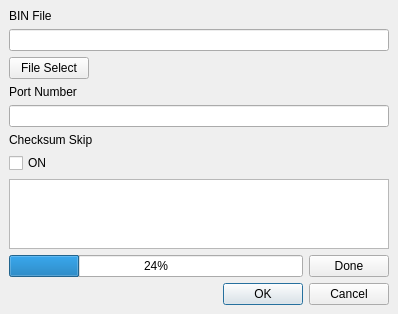
<?xml version="1.0" encoding="UTF-8"?>
<ui version="4.0">
 <class>Main</class>
 <widget class="QMainWindow" name="Main">
  <property name="geometry">
   <rect>
    <x>0</x>
    <y>0</y>
    <width>398</width>
    <height>314</height>
   </rect>
  </property>
  <property name="windowTitle">
   <string>MainWindow</string>
  </property>
  <widget class="QWidget" name="centralwidget">
   <layout class="QHBoxLayout" name="horizontalLayout">
    <item>
     <layout class="QVBoxLayout" name="Outter_Layout" stretch="0,0,0,0,0,0,0,0,0,0,0">
      <property name="sizeConstraint">
       <enum>QLayout::SetDefaultConstraint</enum>
      </property>
      <item>
       <widget class="QLabel" name="label">
        <property name="sizePolicy">
         <sizepolicy hsizetype="Fixed" vsizetype="Fixed">
          <horstretch>0</horstretch>
          <verstretch>0</verstretch>
         </sizepolicy>
        </property>
        <property name="text">
         <string>BIN File</string>
        </property>
       </widget>
      </item>
      <item>
       <widget class="QLineEdit" name="lineEdit"/>
      </item>
      <item>
       <widget class="QPushButton" name="pushButton">
        <property name="sizePolicy">
         <sizepolicy hsizetype="Fixed" vsizetype="Fixed">
          <horstretch>0</horstretch>
          <verstretch>0</verstretch>
         </sizepolicy>
        </property>
        <property name="text">
         <string>File Select</string>
        </property>
       </widget>
      </item>
      <item>
       <widget class="QLabel" name="label_2">
        <property name="sizePolicy">
         <sizepolicy hsizetype="Preferred" vsizetype="Fixed">
          <horstretch>0</horstretch>
          <verstretch>0</verstretch>
         </sizepolicy>
        </property>
        <property name="text">
         <string>Port Number</string>
        </property>
       </widget>
      </item>
      <item>
       <widget class="QLineEdit" name="lineEdit_2"/>
      </item>
      <item>
       <widget class="QLabel" name="label_3">
        <property name="sizePolicy">
         <sizepolicy hsizetype="Preferred" vsizetype="Fixed">
          <horstretch>0</horstretch>
          <verstretch>0</verstretch>
         </sizepolicy>
        </property>
        <property name="text">
         <string>Checksum Skip</string>
        </property>
       </widget>
      </item>
      <item>
       <widget class="QCheckBox" name="checkBox">
        <property name="sizePolicy">
         <sizepolicy hsizetype="Minimum" vsizetype="Fixed">
          <horstretch>0</horstretch>
          <verstretch>0</verstretch>
         </sizepolicy>
        </property>
        <property name="text">
         <string>ON</string>
        </property>
       </widget>
      </item>
      <item>
       <spacer name="verticalSpacer">
        <property name="orientation">
         <enum>Qt::Vertical</enum>
        </property>
        <property name="sizeHint" stdset="0">
         <size>
          <width>20</width>
          <height>40</height>
         </size>
        </property>
       </spacer>
      </item>
      <item>
       <widget class="QTextEdit" name="textEdit"/>
      </item>
      <item>
       <layout class="QHBoxLayout" name="horizontalLayout_2">
        <item>
         <widget class="QProgressBar" name="progressBar">
          <property name="value">
           <number>24</number>
          </property>
         </widget>
        </item>
        <item>
         <widget class="QPushButton" name="btn_done">
          <property name="sizePolicy">
           <sizepolicy hsizetype="Minimum" vsizetype="Fixed">
            <horstretch>0</horstretch>
            <verstretch>0</verstretch>
           </sizepolicy>
          </property>
          <property name="text">
           <string>Done</string>
          </property>
          <property name="autoDefault">
           <bool>false</bool>
          </property>
          <property name="default">
           <bool>false</bool>
          </property>
          <property name="flat">
           <bool>false</bool>
          </property>
         </widget>
        </item>
       </layout>
      </item>
      <item alignment="Qt::AlignRight">
       <widget class="QDialogButtonBox" name="buttonBox">
        <property name="standardButtons">
         <set>QDialogButtonBox::Cancel|QDialogButtonBox::Ok</set>
        </property>
       </widget>
      </item>
     </layout>
    </item>
   </layout>
  </widget>
 </widget>
 <tabstops>
  <tabstop>lineEdit</tabstop>
  <tabstop>pushButton</tabstop>
  <tabstop>lineEdit_2</tabstop>
  <tabstop>checkBox</tabstop>
 </tabstops>
 <resources/>
 <connections>
  <connection>
   <sender>pushButton</sender>
   <signal>clicked()</signal>
   <receiver>Main</receiver>
   <slot>File_Dialog()</slot>
   <hints>
    <hint type="sourcelabel">
     <x>47</x>
     <y>65</y>
    </hint>
    <hint type="destinationlabel">
     <x>399</x>
     <y>151</y>
    </hint>
   </hints>
  </connection>
  <connection>
   <sender>buttonBox</sender>
   <signal>rejected()</signal>
   <receiver>Main</receiver>
   <slot>close()</slot>
   <hints>
    <hint type="sourcelabel">
     <x>381</x>
     <y>195</y>
    </hint>
    <hint type="destinationlabel">
     <x>545</x>
     <y>261</y>
    </hint>
   </hints>
  </connection>
  <connection>
   <sender>buttonBox</sender>
   <signal>accepted()</signal>
   <receiver>Main</receiver>
   <slot>Ok_Clicked()</slot>
   <hints>
    <hint type="sourcelabel">
     <x>381</x>
     <y>195</y>
    </hint>
    <hint type="destinationlabel">
     <x>399</x>
     <y>151</y>
    </hint>
   </hints>
  </connection>
 </connections>
 <slots>
  <slot>File_Dialog()</slot>
  <slot>Checksum_ON_OFF()</slot>
  <slot>Ok_Clicked()</slot>
  <slot>Enable()</slot>
 </slots>
</ui>
